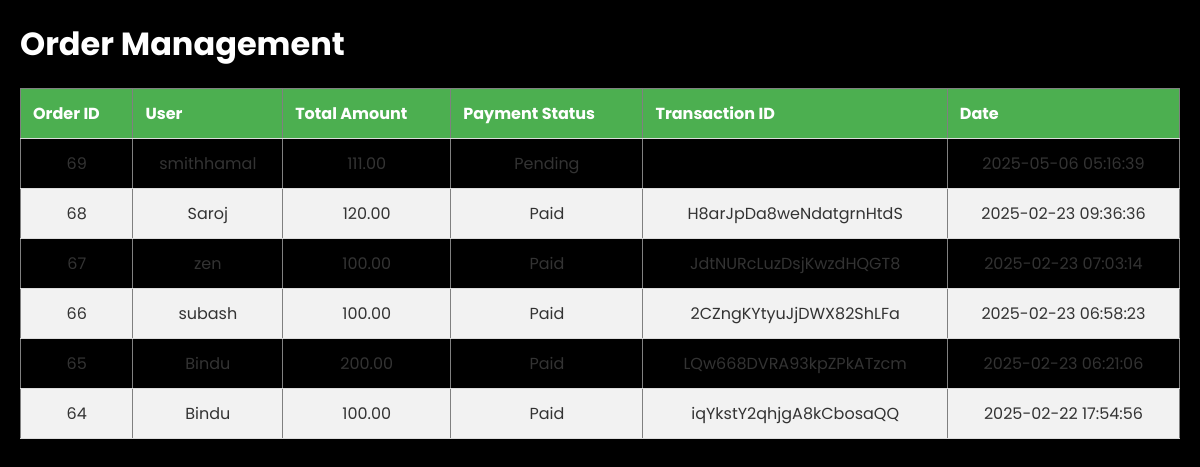
The app's page /order.php (signed in) with its own data.
### tables this page shows
CREATE TABLE `orders` (
  `id` int(11) NOT NULL,
  `user_id` int(11) NOT NULL,
  `product_id` int(11) NOT NULL,
  `quantity` int(11) NOT NULL,
  `total_amount` decimal(10,2) NOT NULL,
  `payment_status` enum('Pending','Paid','Failed') DEFAULT 'Pending',
  `transaction_id` varchar(255) DEFAULT NULL,
  `created_at` timestamp NOT NULL DEFAULT current_timestamp(),
  `updated_at` timestamp NOT NULL DEFAULT current_timestamp() ON UPDATE current_timestamp(),
  `purchase_order_id` varchar(50) DEFAULT NULL
);

CREATE TABLE `users` (
  `id` int(11) NOT NULL,
  `name` varchar(100) NOT NULL,
  `email` varchar(100) NOT NULL,
  `password` varchar(255) NOT NULL,
  `created_at` timestamp NOT NULL DEFAULT current_timestamp(),
  `role` enum('admin','user') NOT NULL DEFAULT 'user'
);

### order.php (the view, shortened to what this page needs)
<?php
include 'db_connect.php';
$sql = "SELECT o.id AS order_id, o.user_id, o.total_amount, o.payment_status, o.transaction_id, o.created_at, u.name AS username
        FROM orders o
        JOIN users u ON o.user_id = u.id
        ORDER BY o.created_at DESC";
$stmt = $conn->prepare($sql);
$stmt->execute();
$result = $stmt->get_result();
?>
<!DOCTYPE html>
<html lang="en">
<head>
    <link rel="stylesheet" href="styles.css">
</head>
<body>
    <div class="container">
        <h1>Order Management</h1>
        <table border="1">
            <thead>
                <tr>
                    <th>Order ID</th>
                    <th>User</th>
                    <th>Total Amount</th>
                    <th>Payment Status</th>
                    <th>Transaction ID</th>
                    <th>Date</th>
                </tr>
            </thead>
            <tbody>
                <?php
                if ($result->num_rows > 0) {
                    while ($row = $result->fetch_assoc()) {
                        echo "<tr>
                                <td>{$row['order_id']}</td>
                                <td>{$row['username']}</td>
                                <td>{$row['total_amount']}</td>
                                <td>{$row['payment_status']}</td>
                                <td>{$row['transaction_id']}</td>
                                <td>{$row['created_at']}</td>
                              </tr>";
                    }
                } else {
                    echo "<tr><td colspan='7'>No orders found.</td></tr>";
                }
                ?>
            </tbody>
        </table>
    </div>
</body>
</html>

### styles.css (style rules this page uses)
* { margin: 0; padding: 0; box-sizing: border-box; font-family: "Poppins", sans-serif; }
body { background: black; color: white; }
.container { max-width: 1200px; margin: 0 auto; padding: 20px; }
table { width: 100%; border-collapse: collapse; margin-top: 20px; }
table th, table td { padding: 12px; text-align: left; border-bottom: 1px solid #ddd; }
table th { background-color: #4CAF50; color: white; font-weight: bold; }
table tr:nth-child(even) { background-color: #f2f2f2; }
table td { font-size: 16px; color: #333; text-align: center; }

### records on screen
orders: id "69", user.name "smithhamal", total_amount "111.00", payment_status "Pending", created_at "2025-05-06 05:16:39"
orders: id "68", user.name "Saroj", total_amount "120.00", payment_status "Paid", transaction "H8arJpDa8weNdatgrnHtdS", created_at "2025-02-23 09:36:36"
orders: id "67", user.name "zen", total_amount "100.00", payment_status "Paid", transaction "JdtNURcLuzDsjKwzdHQGT8", created_at "2025-02-23 07:03:14"
orders: id "66", user.name "subash", total_amount "100.00", payment_status "Paid", transaction "2CZngKYtyuJjDWX82ShLFa", created_at "2025-02-23 06:58:23"
orders: id "65", user.name "Bindu", total_amount "200.00", payment_status "Paid", transaction "LQw668DVRA93kpZPkATzcm", created_at "2025-02-23 06:21:06"
orders: id "64", user.name "Bindu", total_amount "100.00", payment_status "Paid", transaction "iqYkstY2qhjgA8kCbosaQQ", created_at "2025-02-22 17:54:56"
